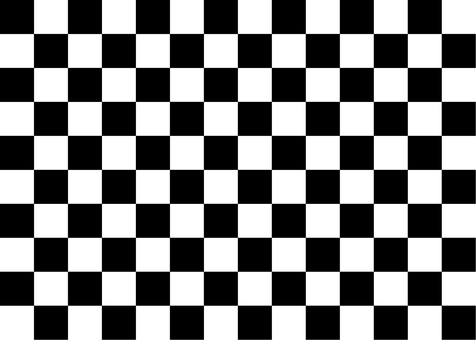
#> input picture chessboard.jpg, 476 x 340 px, found by its file name
$ python '角点检测.py'
#> lines starting #> are read from the running program, lines starting #| are printed output that depends on the picture; after the words box and inside, x2 and y2 are one past the last pixel; in counts of white or black regions, pixels touching at a corner belong together
import  cv2
import numpy as np

img=cv2.imread("D:\\desk\\images\\chessboard.jpg")
#> img is the input picture: shape (340, 476, 3); min 0, max 255, mean 127.1
print(img.shape)
#| (340, 476, 3)
#转换为float32  单灰度通道
gary=cv2.cvtColor(img,cv2.COLOR_BGR2GRAY)
gary=np.float32(gary)


#使用Harris算法检测角点
dst=cv2.cornerHarris(gary,2,3,0.04)   #第二个参数为以角点为中心的方框大小  第三个参数Sobel算法中使用的卷积核大小
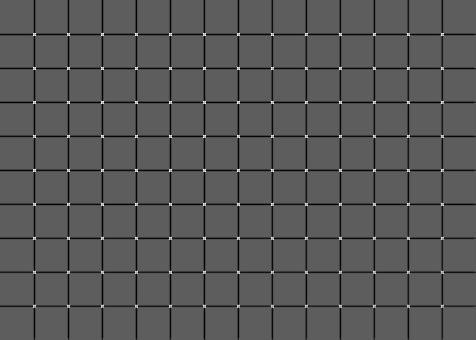
#> dst: shape (340, 476) float32; min -130650264, max 227521968, mean -7757535; drawn with min black and max white

#将角点图片做膨胀处理，使角点明显
dst=cv2.dilate(dst,None)                 #第二个参数为kernel：结构元/卷积核，如果输入None则使用默认的3*3的矩阵
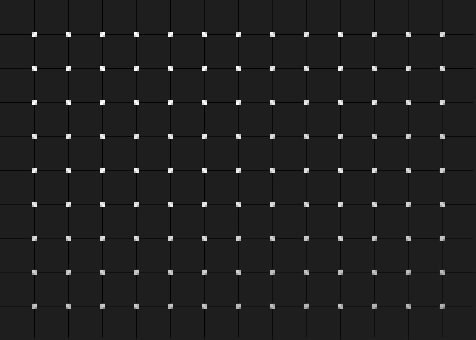
#> dst: shape (340, 476) float32; min -30822398, max 227521968, mean 2328424.2; drawn with min black and max white
#将高于最大值0.01倍的结果图认为是角点，红色赋值
img[dst>0.01*dst.max()]=[0,0,255]
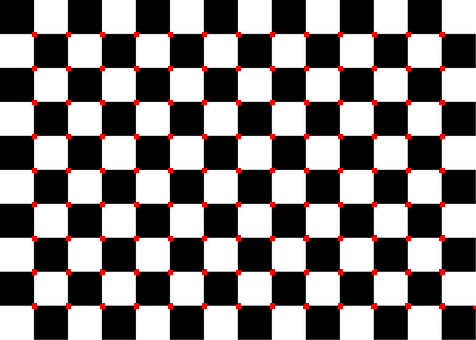
#> img: shape (340, 476, 3); 1.9% of pixels changed, all inside (x1, y1, x2, y2) = (32, 32, 476, 309)

cv2.imshow("img",img)
cv2.waitKey()
